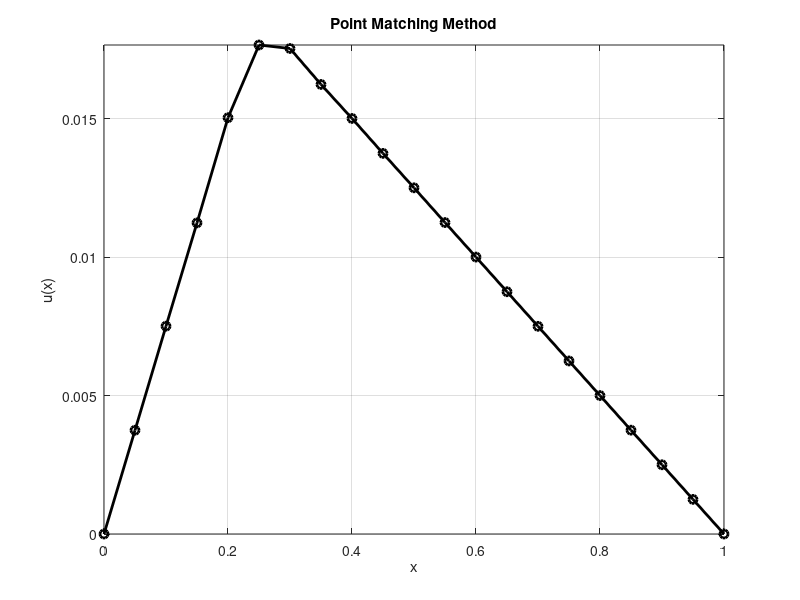

The MATLAB script that drew this image:
clear all;
% define f(x) as rectangular (pulse) function:
f = @(x,xa,xb) ((xa<=x) & (x<=xb)).*1;
               
n = 20;
da = 0;
db = 1;
xa = 0.2;  % rising edge of pulse function
xb = 0.3;  % falling edge of pulse function
delta = (db-da)/n; % length of sub-interval
x = linspace(da,db, n+1); % x coordinates
xm = linspace(da+delta/2, db-delta/2, n); % midpoints of x
% construct and solve the matrix equation
A = zeros(n,n); b = zeros(n,1);
for i = 1:n
    b(i) = f(xm(i),xa,xb);
    for j = 1:n
     A(i,j) = (j*pi)^2*sin(j*pi*xm(i));
    end
end
alpha = (A\b).'; % Solve the matrix equation for coefficients
disp(alpha);
% compute the unknown function u(x)
u = zeros(1,n+1);
for i = 1:n+1
    u(i) = sum(alpha .* sin((1:n)*pi*x(i)));
end
% plot the result
figure, clf, whitebg('white'), set(gcf, 'Color', [1 1 1]);
plot(x,u, 'k-o', 'Linewidth', 2)
xlabel('x'); ylabel('u(x)'); title('Point Matching Method');
axis tight; grid on